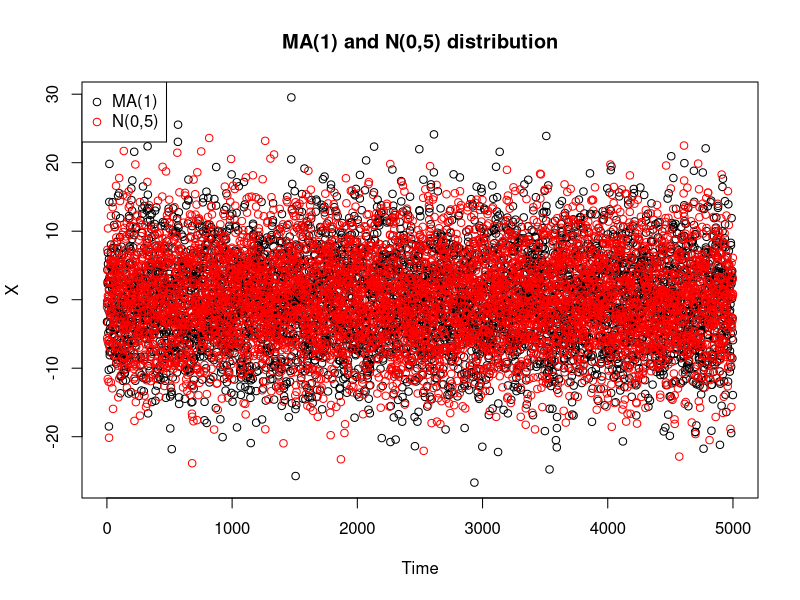
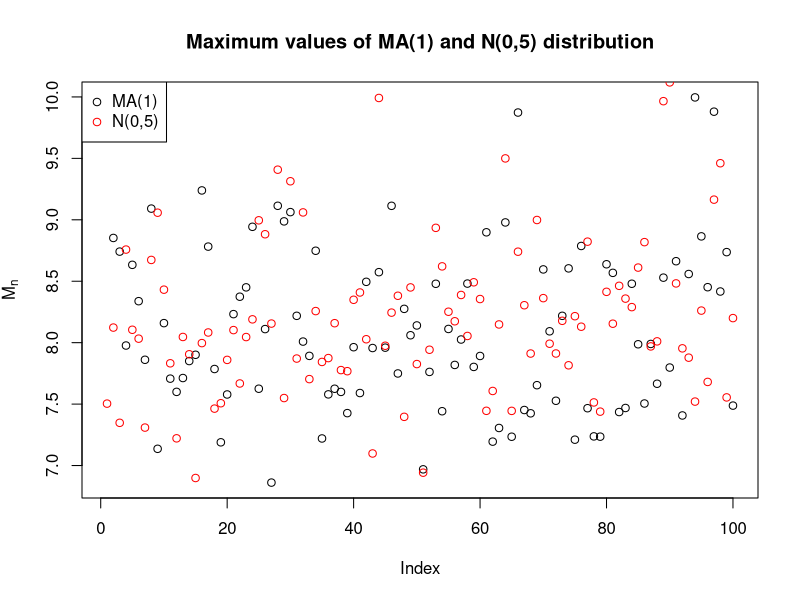
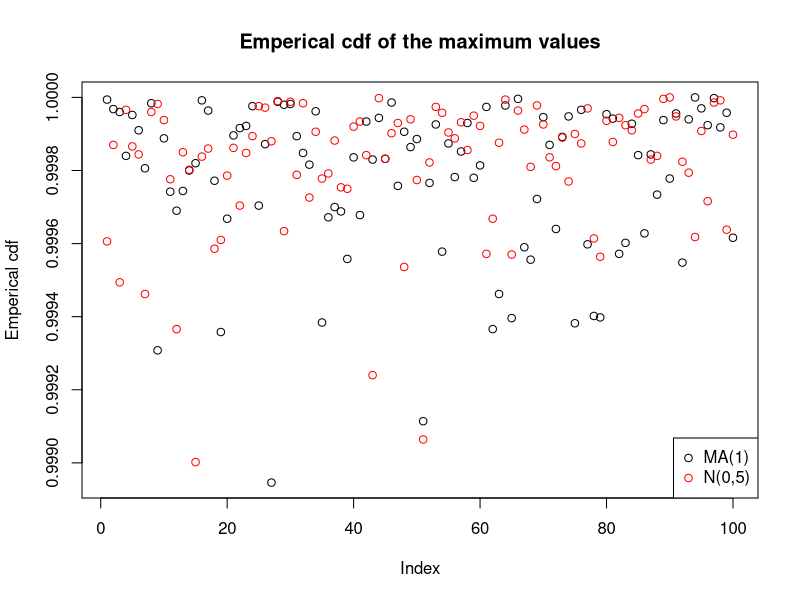
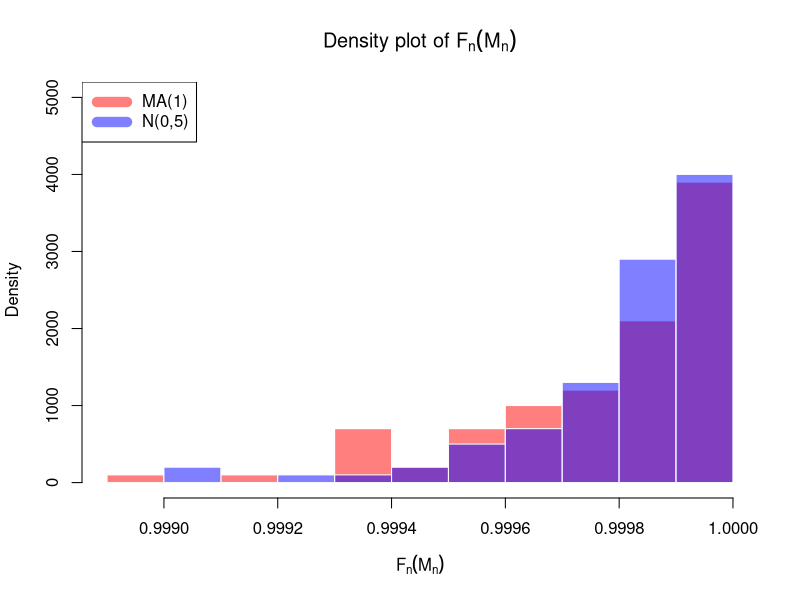

Here is the R script that generated these plots, in order: (Note: this script raises an error after producing the figures.)
#Compare MA

#Distributions
n = 5000
theta = 2
X1 <- arima.sim(list(ma=theta), n, sd=sqrt(10))
X2 <- rnorm(n, mean=0, sd=sqrt((1+theta^2)*10))
par(mfrow=c(1,1))
plot(X1, type='p', main="MA(1) and N(0,5) distribution", ylab='X')
points(X2, col='red')
legend("topleft", legend=c(expression("MA(1)", "N(0,5)")), col=c("black", "red"), pch=21, cex=1)

#Maxima
theta = 2
M1 = rep(NA, 100)
M2 = rep(NA, 100)
XX1 = rep(NA, n*100)
XX2 = rep(NA, n*100)
for (i in 1:100){
  X1 <- arima.sim(list(ma=theta), n)
  X2 <- rnorm(n, mean=0, sd=sqrt(1+theta^2))
  M1[i] = max(X1) 
  M2[i] = max(X2)
  XX1[(1+(i-1)*n):(i*n)] = X1
  XX2[(1+(i-1)*n):(i*n)] = X2
}
plot(M1, main="Maximum values of MA(1) and N(0,5) distribution", ylab=expression(M[n]))
points(M2, col='red')
legend("topleft", legend=c(expression("MA(1)", "N(0,5)")), col=c("black", "red"), pch=21, cex=1)


#F(maxima)
Fn1 <- ecdf(XX1)
Fn2 <- ecdf(XX2)
plot(Fn1(M1), main="Emperical cdf of the maximum values", ylab="Emperical cdf")
points(Fn2(M2), col='red')
legend("bottomright", legend=c(expression("MA(1)", "N(0,5)")), col=c("black", "red"), pch=21, cex=1)
hist(Fn1(M1),  prob=TRUE, breaks=10, ylim = c(0,5000), col=rgb(1,0,0,1/2), border=F, main=expression(paste("Density plot of ", F[n](M[n]))), xlab=expression(F[n](M[n])))
hist(Fn2(M2), prob=TRUE, add=T, col=rgb(0,0,1,1/2), border=F)
legend("topleft", legend=c(expression("MA(1)", "N(0,5)")), col=c(rgb(1,0,0,1/2),rgb(0,0,1,1/2)), lwd=10)


#Compare Moving Maxima

#Distributions
n = 5000
m = 10
E1 = rfrechet(n+m, shape=1, loc=0, scale=(1/m))
Z1 = rep(NA,n)
for (i in 1:n){
  Z1[i] = max(E1[i:(i+m)])
}
Z2 <- rfrechet(n, shape=1, loc=0, scale=(1/m))
plot(Z1, main="Moving Maxima and Std. Fr\u{E9}chet distribution", ylab='Y')
points(Z2, col = 'red')
legend("topleft", legend=c(expression("Moving Maxima", "Std. Frechet")), col=c("black", "red"), pch=21, cex=1)

#Maxima
M1 = rep(NA, 100)
M2 = rep(NA, 100)
ZZ1 = rep(NA, n*100)
ZZ2 = rep(NA, n*100)
for (i in 1:100){
  E1 = rfrechet(n+m, shape=1, loc=0, scale=(1/m))
  Z1 = rep(NA,n)
  for (j in 1:n){
    Z1[j] = max(E1[j:(j+m)])
  }
  Z2 <- rfrechet(n, shape=1, loc=0, scale=1/m)
  M1[i] = max(Z1) 
  M2[i] = max(Z2)
  ZZ1[(1+(i-1)*n):(i*n)] = Z1
  ZZ2[(1+(i-1)*n):(i*n)] = Z2
}
plot(log(M1), main="Maximum values of Moving Maxima and Std. Fr\u{E9}chet distribution", ylab=expression(log(M[n])))
points(log(M2), col='red')
legend("topleft", legend=c(expression("Moving Maxima", "Std. Frechet")), col=c("black", "red"), pch=21, cex=1)

#F(maxima)
Fn1 <- ecdf(ZZ1)
Fn2 <- ecdf(ZZ2)
plot(Fn1(M1), main="Emperical di of the maximum values", ylab="Emperical cdf")
points(Fn2(M2), col='red')
legend("bottomright", legend=c(expression("Moving Maxima", "Std. Frechet")), col=c("black", "red"), pch=21, cex=1)
hist(Fn1(M1), prob=TRUE, breaks=100, ylim=c(0,4500), col=rgb(1,0,0,1/2), border=F, main=expression(paste("Density plot of ", F[n](M[n]))), xlab=expression(F[n](M[n])))
hist(Fn2(M2),  prob=TRUE, add=T, col=rgb(0,0,1,1/2), border=F)
legend("topleft", legend=c(expression("Moving Maxima", "Std.Frechet")), col=c(rgb(1,0,0,1/2),rgb(0,0,1,1/2)), lwd=10)


#Compare AR-C

#Distributions
n = 5000
z = 0.7
X01 <- rcauchy(1, location = 0, scale = 1)
Y2 <- rcauchy(n, location=0, scale=(1-abs(z)))
E1 <- rcauchy(n, location = 0, scale = (1-abs(z)))
Y1 = rep(NA, n)
for (i in 1:n){
  Y1[i] = z*X01 + E1[i]
  X01 = Y1[i]
}

plot(Y1, main="AR-C and Std. Cauchy distribution", ylab='Z')
points(Y2, col = 'red')
legend("topleft", legend=c(expression("AR-C", "Std. Cauchy")), col=c("black", "red"), pch=21, cex=1)


M1 = rep(NA, 100)
M2 = rep(NA, 100)
YY1 = rep(NA, n*100)
YY2 = rep(NA, n*100)
for (i in 1:100){
  X01 <- rcauchy(1, location = 0, scale = 1)
  E1 <- rcauchy(n, location = 0, scale = (1-abs(z)))
  Y1 = rep(NA, n)
  for (j in 1:n){
    Y1[j] = z*X01 + E1[j]
    X01 = Y1[j]
  }
  Y2 <- rcauchy(n, location = 0, scale = (1-abs(z)))
  M1[i] = max(Y1) 
  M2[i] = max(Y2)
  YY1[(1+(i-1)*n):(i*n)] = Y1
  YY2[(1+(i-1)*n):(i*n)] = Y2
}
plot(log(M1), main="Maximum values of AR-C and Std. Cauchy distribution", ylab=expression(log(M[n])))
points(log(M2), col='red')
legend("topleft", legend=c(expression("AR-C", "Std. Cauchy")), col=c("black", "red"), pch=21, cex=1)


#F(maxima)
Fn1 <- ecdf(YY1)
Fn2 <- ecdf(YY2)
plot(Fn1(M1), main="Emperical cdf of the maximum values", ylab="Emperical cdf")
points(Fn2(M2), col='red')
legend("bottomright", legend=c(expression("AR-C", "Std. Cauchy")), col=c("black", "red"), pch=21, cex=1)
hist(Fn1(M1), prob=TRUE, breaks = 20, ylim=c(0,4500), col=rgb(1,0,0,1/2), border=F, main=expression(paste("Density plot of ", F[n](M[n]))), xlab=expression(F[n](M[n])))
hist(Fn2(M2), prob=TRUE, add=T, col=rgb(0,0,1,1/2), border=F)
legend("topleft", legend=c(expression("AR-C", "Std. Cauchy")), col=c(rgb(1,0,0,1/2),rgb(0,0,1,1/2)), lwd=10)
